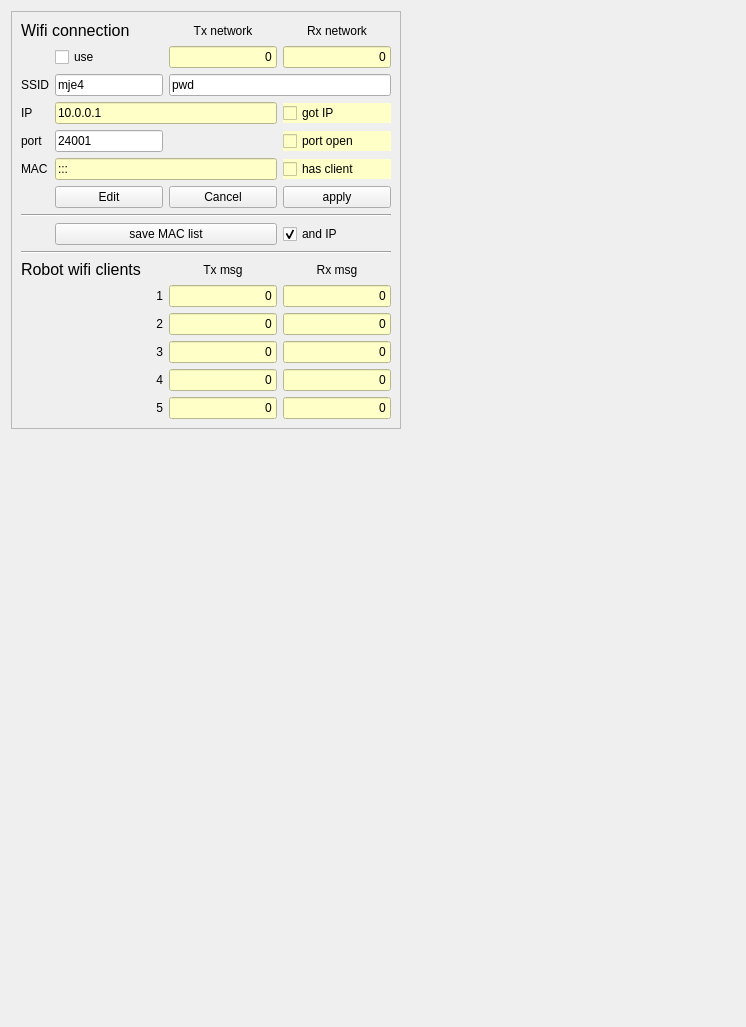
       <widget class="QWidget" name="tab_14">
        <attribute name="title">
         <string>Wifi</string>
        </attribute>
        <layout class="QGridLayout" name="gridLayout_57">
         <item row="0" column="1">
          <spacer name="horizontalSpacer_9">
           <property name="orientation">
            <enum>Qt::Horizontal</enum>
           </property>
           <property name="sizeHint" stdset="0">
            <size>
             <width>334</width>
             <height>20</height>
            </size>
           </property>
          </spacer>
         </item>
         <item row="1" column="0">
          <spacer name="verticalSpacer_7">
           <property name="orientation">
            <enum>Qt::Vertical</enum>
           </property>
           <property name="sizeHint" stdset="0">
            <size>
             <width>20</width>
             <height>587</height>
            </size>
           </property>
          </spacer>
         </item>
         <item row="0" column="0">
          <widget class="QFrame" name="frame_43">
           <property name="styleSheet">
            <string notr="true"/>
           </property>
           <property name="frameShape">
            <enum>QFrame::StyledPanel</enum>
           </property>
           <property name="frameShadow">
            <enum>QFrame::Raised</enum>
           </property>
           <layout class="QGridLayout" name="gridLayout_56">
            <item row="13" column="1">
             <widget class="QLabel" name="label_296">
              <property name="text">
               <string>1</string>
              </property>
              <property name="alignment">
               <set>Qt::AlignRight|Qt::AlignTrailing|Qt::AlignVCenter</set>
              </property>
             </widget>
            </item>
            <item row="12" column="0" colspan="2">
             <widget class="QLabel" name="label_37">
              <property name="font">
               <font>
                <pointsize>12</pointsize>
               </font>
              </property>
              <property name="text">
               <string>Robot wifi clients</string>
              </property>
             </widget>
            </item>
            <item row="14" column="2">
             <widget class="QLineEdit" name="wifi_client_2">
              <property name="styleSheet">
               <string notr="true">background-color: rgb(255, 255, 200);</string>
              </property>
              <property name="text">
               <string>0</string>
              </property>
              <property name="alignment">
               <set>Qt::AlignRight|Qt::AlignTrailing|Qt::AlignVCenter</set>
              </property>
              <property name="readOnly">
               <bool>true</bool>
              </property>
             </widget>
            </item>
            <item row="7" column="3">
             <widget class="QPushButton" name="wifi_apply">
              <property name="text">
               <string>apply</string>
              </property>
             </widget>
            </item>
            <item row="6" column="1" colspan="2">
             <widget class="QLineEdit" name="wifi_mac">
              <property name="styleSheet">
               <string notr="true">background-color: rgb(255, 255, 200);</string>
              </property>
              <property name="text">
               <string>:::</string>
              </property>
              <property name="readOnly">
               <bool>true</bool>
              </property>
             </widget>
            </item>
            <item row="15" column="2">
             <widget class="QLineEdit" name="wifi_client_3">
              <property name="styleSheet">
               <string notr="true">background-color: rgb(255, 255, 200);</string>
              </property>
              <property name="text">
               <string>0</string>
              </property>
              <property name="alignment">
               <set>Qt::AlignRight|Qt::AlignTrailing|Qt::AlignVCenter</set>
              </property>
              <property name="readOnly">
               <bool>true</bool>
              </property>
             </widget>
            </item>
            <item row="6" column="3">
             <widget class="QCheckBox" name="wifi_sendAlive">
              <property name="enabled">
               <bool>true</bool>
              </property>
              <property name="toolTip">
               <string>&lt;html&gt;&lt;head/&gt;&lt;body&gt;&lt;p&gt;When using wifi connection, then this will be checked when messages are received from robot, i.e. there is an active client.&lt;/p&gt;&lt;/body&gt;&lt;/html&gt;</string>
              </property>
              <property name="styleSheet">
               <string notr="true">background-color: rgb(255, 255, 200);</string>
              </property>
              <property name="text">
               <string>has client</string>
              </property>
              <property name="checkable">
               <bool>true</bool>
              </property>
             </widget>
            </item>
            <item row="3" column="1" colspan="2">
             <widget class="QLineEdit" name="wifi_ip">
              <property name="toolTip">
               <string>&lt;html&gt;&lt;head/&gt;&lt;body&gt;&lt;p&gt;IP got from access point (read only)&lt;/p&gt;&lt;/body&gt;&lt;/html&gt;</string>
              </property>
              <property name="styleSheet">
               <string notr="true">background-color: rgb(255, 255, 200);</string>
              </property>
              <property name="text">
               <string>10.0.0.1</string>
              </property>
             </widget>
            </item>
            <item row="0" column="0" colspan="2">
             <widget class="QLabel" name="label_26">
              <property name="font">
               <font>
                <pointsize>12</pointsize>
               </font>
              </property>
              <property name="text">
               <string>Wifi connection</string>
              </property>
             </widget>
            </item>
            <item row="2" column="0">
             <widget class="QLabel" name="label_276">
              <property name="text">
               <string>SSID</string>
              </property>
             </widget>
            </item>
            <item row="2" column="1">
             <widget class="QLineEdit" name="wifi_ssid">
              <property name="toolTip">
               <string>&lt;html&gt;&lt;head/&gt;&lt;body&gt;&lt;p&gt;wifi acces point to connect to (press &amp;quot;edit&amp;quot; before editing)&lt;/p&gt;&lt;p&gt;At DTU this should be &amp;quot;device&amp;quot;&lt;/p&gt;&lt;/body&gt;&lt;/html&gt;</string>
              </property>
              <property name="text">
               <string>mje4</string>
              </property>
             </widget>
            </item>
            <item row="3" column="0">
             <widget class="QLabel" name="label_289">
              <property name="text">
               <string>IP</string>
              </property>
             </widget>
            </item>
            <item row="2" column="2" colspan="2">
             <widget class="QLineEdit" name="wifi_pw">
              <property name="toolTip">
               <string>&lt;html&gt;&lt;head/&gt;&lt;body&gt;&lt;p&gt;At DTU the &amp;quot;device&amp;quot; SSID has no password (leave blank)&lt;/p&gt;&lt;p&gt;If the SSIF requires a password, enter it here.&lt;/p&gt;&lt;p&gt;After this, the password is replaced by &amp;quot;****&amp;quot;.&lt;/p&gt;&lt;p&gt;NB! if password is not blank, ten it need to be retyped before pressing &amp;quot;apply&amp;quot;.&lt;/p&gt;&lt;/body&gt;&lt;/html&gt;</string>
              </property>
              <property name="text">
               <string>pwd</string>
              </property>
             </widget>
            </item>
            <item row="3" column="3">
             <widget class="QCheckBox" name="wifi_got_ip">
              <property name="toolTip">
               <string>&lt;html&gt;&lt;head/&gt;&lt;body&gt;&lt;p&gt;Got IP from wifi access point (read only)&lt;/p&gt;&lt;/body&gt;&lt;/html&gt;</string>
              </property>
              <property name="styleSheet">
               <string notr="true">background-color: rgb(255, 255, 200);</string>
              </property>
              <property name="text">
               <string>got IP</string>
              </property>
             </widget>
            </item>
            <item row="4" column="3">
             <widget class="QCheckBox" name="wifi_port_open">
              <property name="enabled">
               <bool>true</bool>
              </property>
              <property name="toolTip">
               <string>&lt;html&gt;&lt;head/&gt;&lt;body&gt;&lt;p&gt;Ready for client connection (read only)&lt;/p&gt;&lt;/body&gt;&lt;/html&gt;</string>
              </property>
              <property name="styleSheet">
               <string notr="true">background-color: rgb(255, 255, 200);</string>
              </property>
              <property name="text">
               <string>port open</string>
              </property>
              <property name="checkable">
               <bool>true</bool>
              </property>
             </widget>
            </item>
            <item row="10" column="0" colspan="4">
             <widget class="Line" name="line_6">
              <property name="orientation">
               <enum>Qt::Horizontal</enum>
              </property>
             </widget>
            </item>
            <item row="9" column="3">
             <widget class="QCheckBox" name="wifi_and_save_IP">
              <property name="enabled">
               <bool>true</bool>
              </property>
              <property name="toolTip">
               <string>&lt;html&gt;&lt;head/&gt;&lt;body&gt;&lt;p&gt;save also IP to regbot_mac.txt file&lt;br/&gt;(probably not relevant) &lt;/p&gt;&lt;/body&gt;&lt;/html&gt;</string>
              </property>
              <property name="text">
               <string>and IP</string>
              </property>
              <property name="checkable">
               <bool>true</bool>
              </property>
              <property name="checked">
               <bool>true</bool>
              </property>
             </widget>
            </item>
            <item row="7" column="2">
             <widget class="QPushButton" name="wifi_cancel">
              <property name="toolTip">
               <string>&lt;html&gt;&lt;head/&gt;&lt;body&gt;&lt;p&gt;Revert to data from robot&lt;/p&gt;&lt;/body&gt;&lt;/html&gt;</string>
              </property>
              <property name="text">
               <string>Cancel</string>
              </property>
             </widget>
            </item>
            <item row="4" column="1">
             <widget class="QLineEdit" name="wifi_port">
              <property name="toolTip">
               <string>&lt;html&gt;&lt;head/&gt;&lt;body&gt;&lt;p&gt;Port number for client connections&lt;/p&gt;&lt;p&gt;This should normally not be changed (24001 is default value)&lt;/p&gt;&lt;/body&gt;&lt;/html&gt;</string>
              </property>
              <property name="text">
               <string>24001</string>
              </property>
             </widget>
            </item>
            <item row="9" column="1" colspan="2">
             <widget class="QPushButton" name="wifi_save_MAC_list">
              <property name="toolTip">
               <string>&lt;html&gt;&lt;head/&gt;&lt;body&gt;&lt;p&gt;Save a textfile (regbot_mac.txt) with all known MAC ID's&lt;br/&gt;in the form&lt;br/&gt;&amp;quot;robotname number (IP) MAC&amp;quot;&lt;br/&gt;- IP only if selected&lt;/p&gt;&lt;p&gt;like:&lt;br/&gt;Vigga 37 192.168.2.101 5c:cf:7f:07:0e:1c&lt;/p&gt;&lt;p&gt;&lt;br/&gt;&lt;/p&gt;&lt;/body&gt;&lt;/html&gt;</string>
              </property>
              <property name="text">
               <string>save MAC list</string>
              </property>
             </widget>
            </item>
            <item row="4" column="0">
             <widget class="QLabel" name="label_293">
              <property name="text">
               <string>port</string>
              </property>
             </widget>
            </item>
            <item row="6" column="0">
             <widget class="QLabel" name="label_292">
              <property name="text">
               <string>MAC</string>
              </property>
             </widget>
            </item>
            <item row="7" column="1">
             <widget class="QPushButton" name="wifi_edit">
              <property name="toolTip">
               <string>&lt;html&gt;&lt;head/&gt;&lt;body&gt;&lt;p&gt;Enables edit of use, SSID, password and port number.&lt;/p&gt;&lt;/body&gt;&lt;/html&gt;</string>
              </property>
              <property name="text">
               <string>Edit</string>
              </property>
             </widget>
            </item>
            <item row="8" column="0" colspan="4">
             <widget class="Line" name="line_7">
              <property name="orientation">
               <enum>Qt::Horizontal</enum>
              </property>
             </widget>
            </item>
            <item row="12" column="3">
             <widget class="QLabel" name="label_295">
              <property name="text">
               <string>Rx msg</string>
              </property>
              <property name="alignment">
               <set>Qt::AlignCenter</set>
              </property>
             </widget>
            </item>
            <item row="17" column="2">
             <widget class="QLineEdit" name="wifi_client_4">
              <property name="styleSheet">
               <string notr="true">background-color: rgb(255, 255, 200);</string>
              </property>
              <property name="text">
               <string>0</string>
              </property>
              <property name="alignment">
               <set>Qt::AlignRight|Qt::AlignTrailing|Qt::AlignVCenter</set>
              </property>
              <property name="readOnly">
               <bool>true</bool>
              </property>
             </widget>
            </item>
            <item row="17" column="1">
             <widget class="QLabel" name="label_299">
              <property name="text">
               <string>4</string>
              </property>
              <property name="alignment">
               <set>Qt::AlignRight|Qt::AlignTrailing|Qt::AlignVCenter</set>
              </property>
             </widget>
            </item>
            <item row="14" column="3">
             <widget class="QLineEdit" name="wifi_client_2_rx">
              <property name="styleSheet">
               <string notr="true">background-color: rgb(255, 255, 200);</string>
              </property>
              <property name="text">
               <string>0</string>
              </property>
              <property name="alignment">
               <set>Qt::AlignRight|Qt::AlignTrailing|Qt::AlignVCenter</set>
              </property>
              <property name="readOnly">
               <bool>true</bool>
              </property>
             </widget>
            </item>
            <item row="18" column="3">
             <widget class="QLineEdit" name="wifi_client_5_rx">
              <property name="styleSheet">
               <string notr="true">background-color: rgb(255, 255, 200);</string>
              </property>
              <property name="text">
               <string>0</string>
              </property>
              <property name="alignment">
               <set>Qt::AlignRight|Qt::AlignTrailing|Qt::AlignVCenter</set>
              </property>
              <property name="readOnly">
               <bool>true</bool>
              </property>
             </widget>
            </item>
            <item row="17" column="3">
             <widget class="QLineEdit" name="wifi_client_4_rx">
              <property name="styleSheet">
               <string notr="true">background-color: rgb(255, 255, 200);</string>
              </property>
              <property name="text">
               <string>0</string>
              </property>
              <property name="alignment">
               <set>Qt::AlignRight|Qt::AlignTrailing|Qt::AlignVCenter</set>
              </property>
              <property name="readOnly">
               <bool>true</bool>
              </property>
             </widget>
            </item>
            <item row="18" column="1">
             <widget class="QLabel" name="label_300">
              <property name="text">
               <string>5</string>
              </property>
              <property name="alignment">
               <set>Qt::AlignRight|Qt::AlignTrailing|Qt::AlignVCenter</set>
              </property>
             </widget>
            </item>
            <item row="13" column="2">
             <widget class="QLineEdit" name="wifi_client_1">
              <property name="autoFillBackground">
               <bool>false</bool>
              </property>
              <property name="styleSheet">
               <string notr="true">background-color: rgb(255, 255, 200);</string>
              </property>
              <property name="text">
               <string>0</string>
              </property>
              <property name="alignment">
               <set>Qt::AlignRight|Qt::AlignTrailing|Qt::AlignVCenter</set>
              </property>
              <property name="readOnly">
               <bool>true</bool>
              </property>
             </widget>
            </item>
            <item row="15" column="1">
             <widget class="QLabel" name="label_298">
              <property name="styleSheet">
               <string notr="true"/>
              </property>
              <property name="text">
               <string>3</string>
              </property>
              <property name="alignment">
               <set>Qt::AlignRight|Qt::AlignTrailing|Qt::AlignVCenter</set>
              </property>
             </widget>
            </item>
            <item row="12" column="2">
             <widget class="QLabel" name="label_304">
              <property name="text">
               <string>Tx msg</string>
              </property>
              <property name="alignment">
               <set>Qt::AlignCenter</set>
              </property>
             </widget>
            </item>
            <item row="13" column="3">
             <widget class="QLineEdit" name="wifi_client_1_rx">
              <property name="autoFillBackground">
               <bool>false</bool>
              </property>
              <property name="styleSheet">
               <string notr="true">background-color: rgb(255, 255, 200);</string>
              </property>
              <property name="text">
               <string>0</string>
              </property>
              <property name="alignment">
               <set>Qt::AlignRight|Qt::AlignTrailing|Qt::AlignVCenter</set>
              </property>
              <property name="readOnly">
               <bool>true</bool>
              </property>
             </widget>
            </item>
            <item row="18" column="2">
             <widget class="QLineEdit" name="wifi_client_5">
              <property name="styleSheet">
               <string notr="true">background-color: rgb(255, 255, 200);</string>
              </property>
              <property name="text">
               <string>0</string>
              </property>
              <property name="alignment">
               <set>Qt::AlignRight|Qt::AlignTrailing|Qt::AlignVCenter</set>
              </property>
              <property name="readOnly">
               <bool>true</bool>
              </property>
             </widget>
            </item>
            <item row="15" column="3">
             <widget class="QLineEdit" name="wifi_client_3_rx">
              <property name="styleSheet">
               <string notr="true">background-color: rgb(255, 255, 200);</string>
              </property>
              <property name="text">
               <string>0</string>
              </property>
              <property name="alignment">
               <set>Qt::AlignRight|Qt::AlignTrailing|Qt::AlignVCenter</set>
              </property>
              <property name="readOnly">
               <bool>true</bool>
              </property>
             </widget>
            </item>
            <item row="14" column="1">
             <widget class="QLabel" name="label_297">
              <property name="text">
               <string>2</string>
              </property>
              <property name="alignment">
               <set>Qt::AlignRight|Qt::AlignTrailing|Qt::AlignVCenter</set>
              </property>
             </widget>
            </item>
            <item row="1" column="1">
             <widget class="QCheckBox" name="wifi_use">
              <property name="toolTip">
               <string>&lt;html&gt;&lt;head/&gt;&lt;body&gt;&lt;p&gt;When disabled, wifi (8266 module on regbot) enters sleep mode.&lt;/p&gt;&lt;p&gt;To enter sleep mode:&lt;br/&gt;click &amp;quot;edit&amp;quot;&lt;br/&gt;un-check this &amp;quot;use&amp;quot;&lt;br/&gt;click &amp;quot;apply&amp;quot;&lt;/p&gt;&lt;p&gt;To exit from sleep mode:&lt;br/&gt;click &amp;quot;edit&amp;quot;&lt;br/&gt;check this &amp;quot;use&amp;quot;&lt;br/&gt;optionally change SSID and password&lt;br/&gt;click &amp;quot;apply&amp;quot;&lt;/p&gt;&lt;p&gt;click &amp;quot;save to flash&amp;quot; to make wifi active after sleep mode.&lt;br/&gt;reboot (power cycle)&lt;/p&gt;&lt;/body&gt;&lt;/html&gt;</string>
              </property>
              <property name="text">
               <string>use</string>
              </property>
             </widget>
            </item>
            <item row="1" column="2">
             <widget class="QLineEdit" name="wifi_connection_tx">
              <property name="toolTip">
               <string>&lt;html&gt;&lt;head/&gt;&lt;body&gt;&lt;p&gt;This is message count by this client - on any interface.&lt;/p&gt;&lt;/body&gt;&lt;/html&gt;</string>
              </property>
              <property name="autoFillBackground">
               <bool>false</bool>
              </property>
              <property name="styleSheet">
               <string notr="true">background-color: rgb(255, 255, 200);</string>
              </property>
              <property name="text">
               <string>0</string>
              </property>
              <property name="alignment">
               <set>Qt::AlignRight|Qt::AlignTrailing|Qt::AlignVCenter</set>
              </property>
              <property name="readOnly">
               <bool>true</bool>
              </property>
             </widget>
            </item>
            <item row="1" column="3">
             <widget class="QLineEdit" name="wifi_connection_rx">
              <property name="toolTip">
               <string>&lt;html&gt;&lt;head/&gt;&lt;body&gt;&lt;p&gt;This is message count by this client - on any interface.&lt;/p&gt;&lt;/body&gt;&lt;/html&gt;</string>
              </property>
              <property name="autoFillBackground">
               <bool>false</bool>
              </property>
              <property name="styleSheet">
               <string notr="true">background-color: rgb(255, 255, 200);</string>
              </property>
              <property name="text">
               <string>0</string>
              </property>
              <property name="alignment">
               <set>Qt::AlignRight|Qt::AlignTrailing|Qt::AlignVCenter</set>
              </property>
              <property name="readOnly">
               <bool>true</bool>
              </property>
             </widget>
            </item>
            <item row="0" column="2">
             <widget class="QLabel" name="label_305">
              <property name="text">
               <string>Tx network</string>
              </property>
              <property name="alignment">
               <set>Qt::AlignCenter</set>
              </property>
             </widget>
            </item>
            <item row="0" column="3">
             <widget class="QLabel" name="label_301">
              <property name="text">
               <string>Rx network</string>
              </property>
              <property name="alignment">
               <set>Qt::AlignCenter</set>
              </property>
             </widget>
            </item>
           </layout>
          </widget>
         </item>
        </layout>
       </widget>
